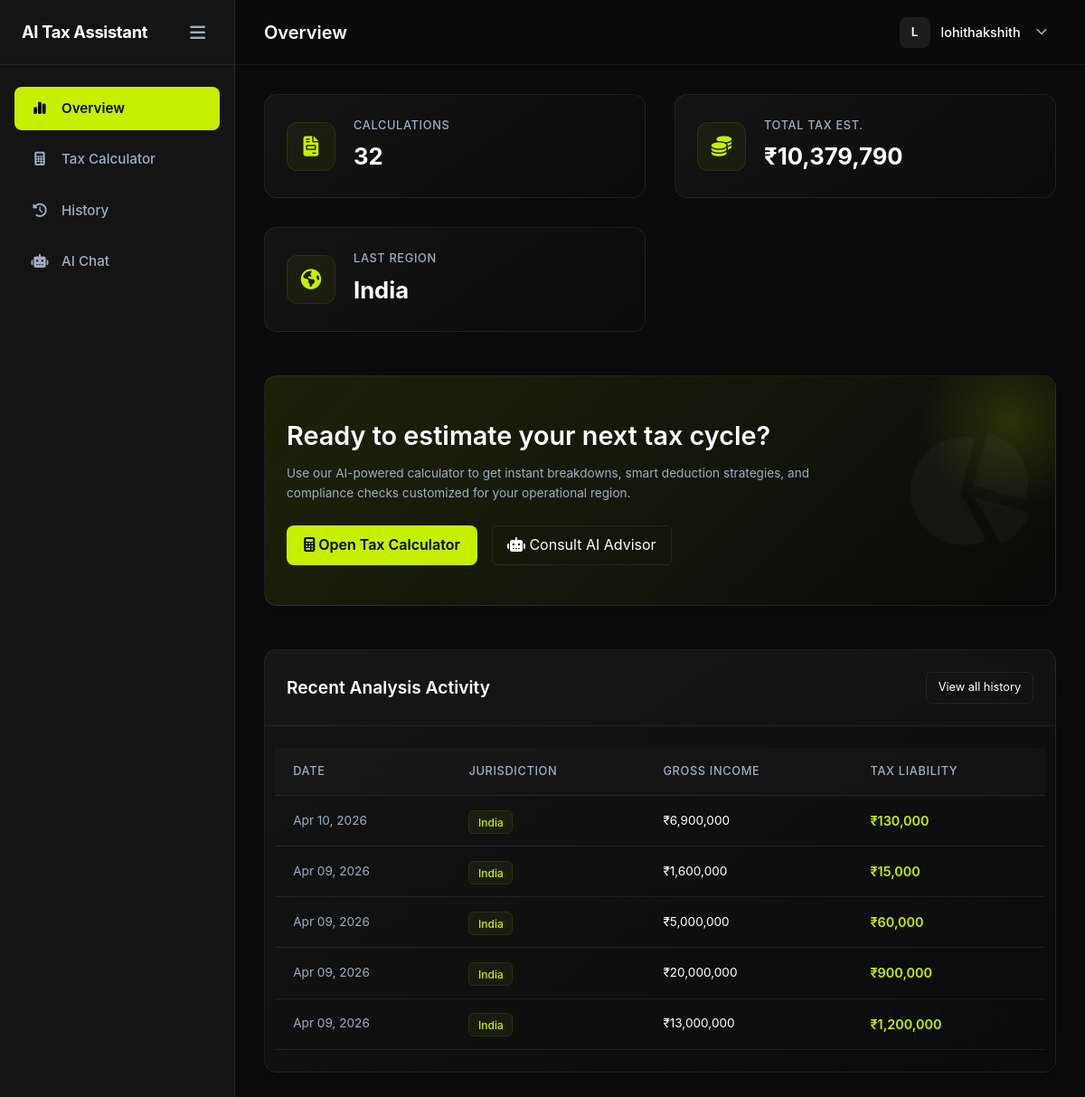
Page /dashboard/ (signed in) on the earlier database version.
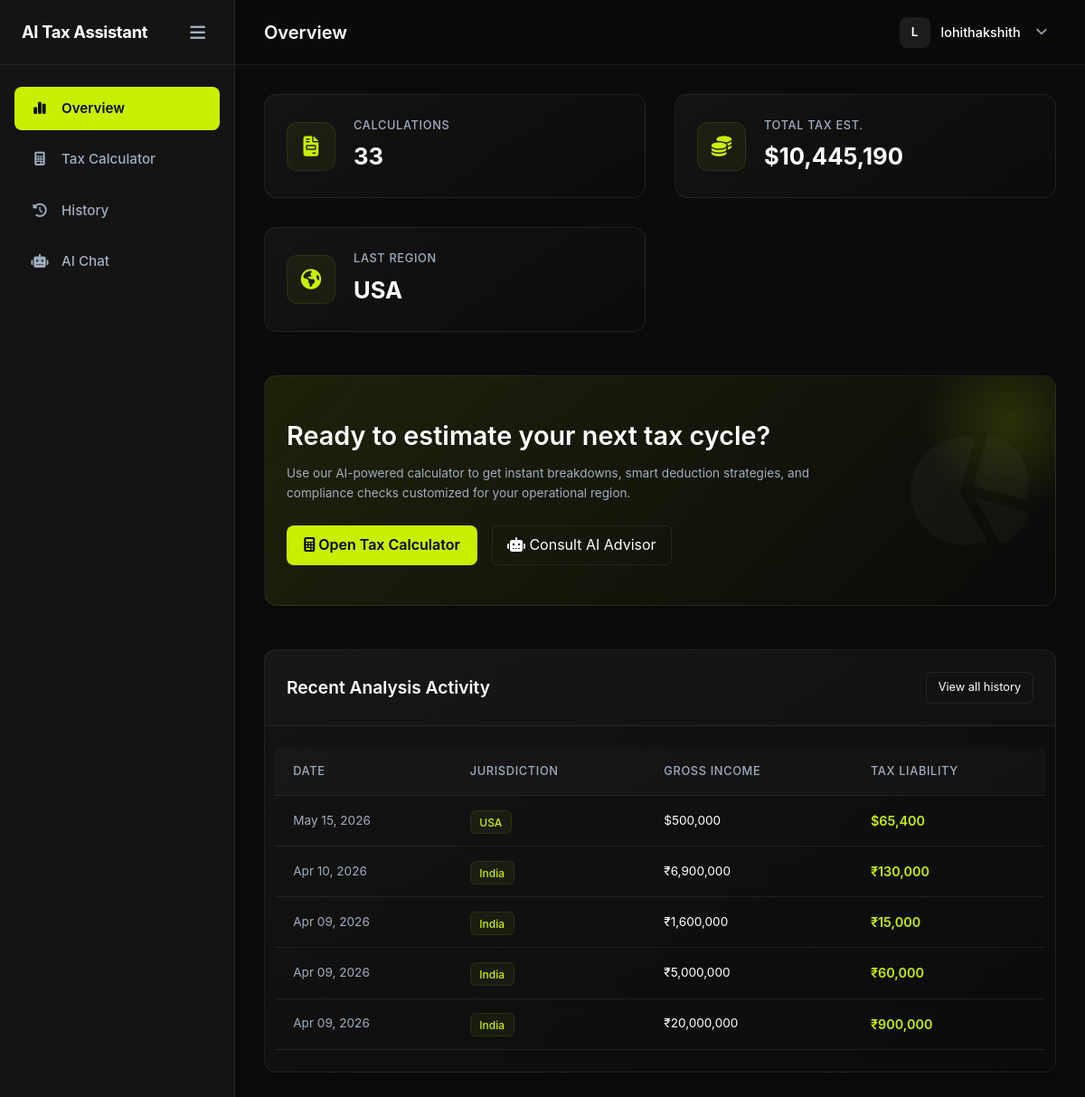
Same page on the later database version.
### tax_engine/models.py (models this page shows, shortened)
class TaxCalculation(models.Model):
    user = models.ForeignKey(User, on_delete=models.CASCADE)
    country = models.CharField(max_length=50)
    income = models.FloatField()
    deductions = models.FloatField()
    taxable_income = models.FloatField()
    estimated_tax = models.FloatField()
    ai_explanation = models.TextField(blank=True, null=True)
    created_at = models.DateTimeField(auto_now_add=True)

### dashboard/views.py (the view)
# urls.py: path('dashboard/', views.dashboard_view, name='dashboard'),
@login_required
def dashboard_view(request):
    calculations = TaxCalculation.objects.filter(user=request.user).order_by('-created_at')
    total_tax_paid = sum(calc.estimated_tax for calc in calculations)
    last_country = calculations.first().country if calculations.exists() else "None"
    context = {
        'calculations': calculations[:5], # Only show recent 5 on dash
        'total_calculations': calculations.count(),
        'total_tax_paid': round(total_tax_paid, 2),
        'last_country': last_country,
    }
    return render(request, 'dashboard/dashboard.html', context)

### dashboard/templatetags/tax_tags.py (called while the page is built)
@register.filter
def currency_symbol(country_name):
    if not country_name:
        return "₹"  # Default to INR as per user preference
    country = str(country_name).lower().strip()
    mapping = {
        'india': '₹',
        'in': '₹',
        'inr': '₹',
        'us': '$',
        'usa': '$',
        'usd': '$',
        'united states': '$',
        'uk': '£',
        'gbp': '£',
        'united kingdom': '£',
        'gb': '£',
        'canada': 'C$',
        'cad': 'C$',
        'ca': 'C$',
        'australia': 'A$',
        'aud': 'A$',
        'au': 'A$',
        'europe': '€',
        'eu': '€',
        'euro': '€',
        'eur': '€',
    }
    return mapping.get(country, '₹')  # Default fallback to INR

@register.filter
def country_display(value):
    if not value:
        return "India"
    mapping = {
        'india': 'India',
        'in': 'India',
        'inr': 'India',
        'us': 'USA',
        'usa': 'USA',
        'usd': 'USA',
        'united states': 'USA',
        'uk': 'UK',
        'gbp': 'UK',
        'united kingdom': 'UK',
        'canada': 'Canada',
        'cad': 'Canada',
        'australia': 'Australia',
        'aud': 'Australia',
        'europe': 'European Union',
        'eu': 'European Union',
        'eur': 'European Union',
        'euro': 'European Union',
    }
    return mapping.get(str(value).lower().strip(), str(value).title())

### templates/dashboard/dashboard.html (shortened to what this page needs)
{% extends 'base_app.html' %}
{% load tax_tags humanize %}
{% block page_title %}Overview{% endblock %}
{% block content %}
<div class="dashboard-grid fade-in">
    <div class="stats-container">
        <div class="stat-card">
            <div class="stat-icon"><i class="fa-solid fa-file-invoice" style="color:var(--accent-neon);"></i></div>
            <div class="stat-info">
                <span class="stat-label">Calculations</span>
                <span class="stat-value">{{ total_calculations }}</span>
            </div>
        </div>
        <div class="stat-card">
            <div class="stat-icon"><i class="fa-solid fa-coins" style="color:var(--accent-neon);"></i></div>
            <div class="stat-info">
                <span class="stat-label">Total Tax Est.</span>
                <span class="stat-value">{{ last_country|currency_symbol }}{{ total_tax_paid|floatformat:0|intcomma }}</span>
            </div>
        </div>
        <div class="stat-card">
            <div class="stat-icon"><i class="fa-solid fa-earth-americas" style="color:var(--accent-neon);"></i></div>
            <div class="stat-info">
                <span class="stat-label">Last Region</span>
                <span class="stat-value">{{ last_country|country_display }}</span>
            </div>
        </div>
    </div>
    <div class="card mt-2 mb-4" style="background: linear-gradient(135deg, rgba(199,240,0,0.1) 0%, rgba(0,0,0,0) 100%); position: relative; overflow: hidden;">
        <div style="position: absolute; top: -50px; right: -50px; width: 200px; height: 200px; background: radial-gradient(circle, rgba(199,240,0,0.15) 0%, rgba(0,0,0,0) 70%); border-radius: 50%;"></div>
        <div class="flex-between align-center p-4 banner-flex" style="flex-wrap: wrap; gap: 2rem;">
            <div style="flex: 1; min-width: 300px;">
                <h2 class="mb-2 font-weight-bold" style="font-size: 1.8rem;">Ready to estimate your next tax cycle?</h2>
                <p class="text-muted text-sm mb-4" style="line-height: 1.6; max-width: 600px;">Use our AI-powered calculator to get instant breakdowns, smart deduction strategies, and compliance checks customized for your operational region.</p>
                <div style="display: flex; gap: 1rem;">
                    <a href="{% url 'calculator' %}" class="btn-primary"><i class="fa-solid fa-calculator"></i> Open Tax Calculator</a>
                    <a href="{% url 'chat' %}" class="btn-outline"><i class="fa-solid fa-robot"></i> Consult AI Advisor</a>
                </div>
            </div>
            <div style="font-size: 8rem; color: rgba(255,255,255,0.03); transform: rotate(15deg);">
                <i class="fa-solid fa-chart-pie"></i>
            </div>
        </div>
    </div>
    <div class="card mt-4">
        <div class="card-header flex-between">
            <h3>Recent Analysis Activity</h3>
            <a href="{% url 'history' %}" class="btn-outline" style="font-size: 0.8rem; padding: 0.4rem 0.8rem;">View all history</a>
        </div>
        <div class="card-body p-0">
            {% if calculations %}
            <div class="table-responsive">
                <table class="table table-hover">
                    <thead>
                        <tr>
                            <th>Date</th>
                            <th>Jurisdiction</th>
                            <th>Gross Income</th>
                            <th>Tax Liability</th>
                        </tr>
                    </thead>
                    <tbody>
                        {% for calc in calculations %}
                        <tr>
                            <td class="text-muted text-sm">{{ calc.created_at|date:"M d, Y" }}</td>
                            <td>
                                <span class="badge" style="background: rgba(199,240,0,0.05); border: 1px solid rgba(199,240,0,0.1); color: var(--accent-neon);">{{ calc.country|country_display }}</span>
                            </td>
                            <td class="text-sm">{{ calc.country|currency_symbol }}{{ calc.income|floatformat:0|intcomma }}</td>
                            <td class="text-accent font-weight-bold">
                                {{ calc.country|currency_symbol }}{{ calc.estimated_tax|floatformat:0|intcomma }}
                            </td>
                        </tr>
                        {% endfor %}
                    </tbody>
                </table>
            </div>
            {% else %}
            <div class="empty-state p-5 text-center">
                <p class="text-muted" style="padding: 1rem 1rem 0.5rem;">No calculations yet. Start your first analysis to see data here.</p>
                <a href="{% url 'calculator' %}" class="btn-outline mt-3" style="display: inline-flex;">Calculate Now</a>
            </div>
            {% endif %}
        </div>
    </div>
</div>
{% endblock %}

### templates/base_app.html (shortened to what this page needs)
{% load static %}
<!DOCTYPE html>
<html lang="en">
<head>
    <link rel="stylesheet" href="https://cdnjs.cloudflare.com/ajax/libs/font-awesome/6.5.1/css/all.min.css" />
    <link rel="stylesheet" href="{% static 'style.css' %}">
    <link rel="stylesheet" href="{% static 'dashboard.css' %}">
</head>
<body class="app-body">
    <aside class="app-sidebar" id="appSidebar">
        <div class="sidebar-header">
            <span class="logo">AI Tax Assistant</span>
            <button class="icon-btn" id="toggleSidebar"><i class="fa-solid fa-bars"></i></button>
        </div>
        <nav class="sidebar-nav">
            <a href="{% url 'dashboard' %}" class="nav-item">
                <span class="nav-icon"><i class="fa-solid fa-chart-simple"></i></span>
                <span class="nav-label">Overview</span>
            </a>
            <a href="{% url 'calculator' %}" class="nav-item">
                <span class="nav-icon"><i class="fa-solid fa-calculator"></i></span>
                <span class="nav-label">Tax Calculator</span>
            </a>
            <a href="{% url 'history' %}" class="nav-item">
                <span class="nav-icon"><i class="fa-solid fa-clock-rotate-left"></i></span>
                <span class="nav-label">History</span>
            </a>
            <a href="{% url 'chat' %}" class="nav-item">
                <span class="nav-icon"><i class="fa-solid fa-robot"></i></span>
                <span class="nav-label">AI Chat</span>
            </a>
        </nav>
    </aside>
    <div class="app-main">
        <header class="app-topbar">
            <div class="topbar-left">
                <h2 class="page-title">{% block page_title %}Dashboard{% endblock %}</h2>
            </div>
            <div class="topbar-right">
                <div class="user-profile-dropdown" id="userProfileDropdown">
                    <div class="user-profile-trigger" id="dropdownTrigger">
                        <div class="user-avatar" data-initials="{{ request.user.username|make_list|first|upper }}">
                            {{ request.user.username|make_list|first|upper }}
                        </div>
                        <span class="user-name">{{ request.user.username }}</span>
                        <i class="fa-solid fa-chevron-down"
                            style="font-size: 0.8rem; margin-left: 5px; color: var(--text-muted);"></i>
                    </div>
                </div>
            </div>
        </header>
        <main class="app-content container-fluid">
            {% block content %}
            {% endblock %}
        </main>
    </div>
</body>
</html>

### static/style.css (style rules this page uses)
html { scroll-behavior: smooth; }
* { margin: 0; padding: 0; box-sizing: border-box; font-family: 'Inter', system-ui, sans-serif; }
:root { --bg-main: #0b0b0b; --bg-card: #141414; --text-main: #ffffff; --text-muted: #b3b3b3; --border-color: #262626; --accent: #c7f000; }
body { background: var(--bg-main); color: var(--text-main); line-height: 1.6; }
a { text-decoration: none; color: var(--text-main); }
.btn-primary { background: var(--accent); color: #000 !important; padding: 0.6rem 1.2rem; border-radius: 8px; font-weight: 600; border: none; cursor: pointer; transition: opacity 0.15s ease, transform 0.15s ease !important; }
.btn-outline { border: 1px solid var(--border-color); padding: 0.5rem 1rem; border-radius: 6px; }
main { padding: 2rem; display: block; min-width: 320px; }

Differences in the rows shown:
no longer on this page (row unchanged): TaxCalculation: created_at "Apr 09, 2026", country|country_display "India", country "₹", income "13,000,000", estimated_tax "1,200,000"
added TaxCalculation: country "$", country "USA", created_at "May 15, 2026", country|country_display "USA", income "500,000", estimated_tax "65,400"
Other differences:
{{ total_calculations }}: "32" → "33"
{{ total_tax_paid|floatformat:0|intcomma }}: "10,379,790" → "10,445,190"
{{ last_country|currency_symbol }}: "₹" → "$"
{{ last_country|country_display }}: "India" → "USA"
